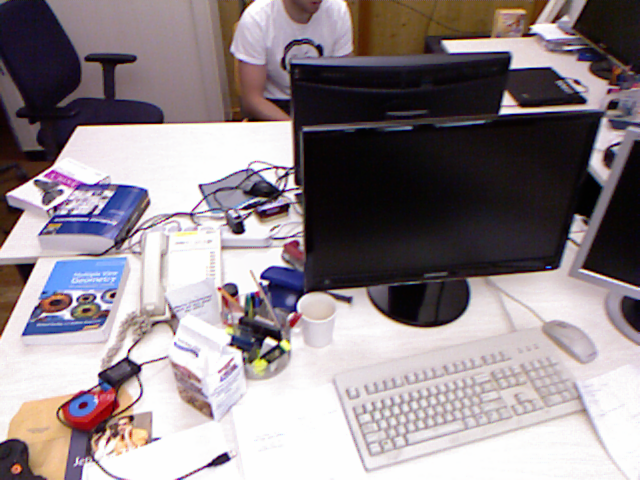
//> input picture data/img.png, 640 x 480 px
$ ./klt   (built with g++ and OpenCV 4)
//> lines starting //> are read from the running program, lines starting //| are printed output that depends on the picture
#include "opencv2/video/tracking.hpp"
#include "opencv2/imgproc.hpp"
#include "opencv2/videoio.hpp"
#include "opencv2/highgui.hpp"

#include <iostream>
#include <ctype.h>

using namespace cv;
using namespace std;

void draw_lines(Mat &image, vector<Point2f> pt1, vector<Point2f> pt2)
{
    vector<Scalar> color_lut; //颜色查找表
    RNG rng(5000);
    if (color_lut.size() < pt1.size())
    {
        for (size_t t = 0; t < pt1.size(); t++)
        {
            color_lut.push_back(Scalar(rng.uniform(0, 255), rng.uniform(0, 255),
                                       rng.uniform(0, 255)));
        }
    }
    for (size_t t = 0; t < pt1.size(); t++)
    {
        line(image, pt1[t], pt2[t], color_lut[t], 2, 8, 0);
    }
    imshow("klt img2", image);
}

int main()
{
    const int MAX_COUNT = 500;
    Size subPixWinSize(10, 10), winSize(31, 31);
    TermCriteria termcrit(TermCriteria::COUNT | TermCriteria::EPS, 20, 0.03);

    Mat img1 = imread("/home/zhoush/Documents/Learning/data/img.png");
//> img1 is the input picture: 480 rows x 640 cols, CV_8UC3; mean B, G, R 139, 134.5, 144.6
    Mat img2 = imread("/home/zhoush/Documents/Learning/data/img2.png");
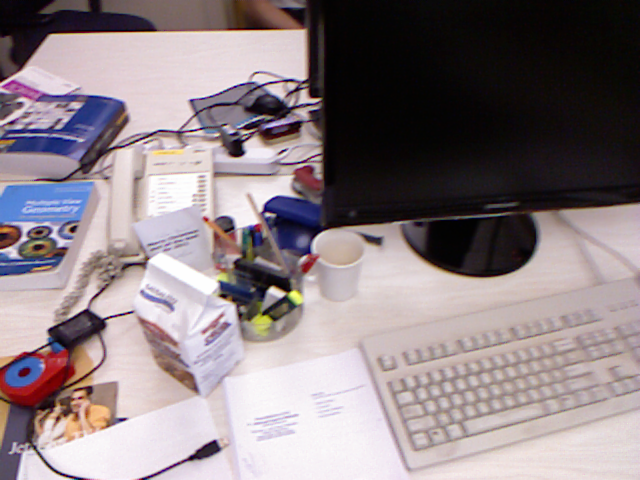
//> input picture data/img2.png, 640 x 480 px
//> img2 is the input picture: 480 rows x 640 cols, CV_8UC3; mean B, G, R 132.9, 128.7, 140.4

    Mat gray1, gray2;
    cvtColor(img1, gray1, COLOR_BGR2GRAY);
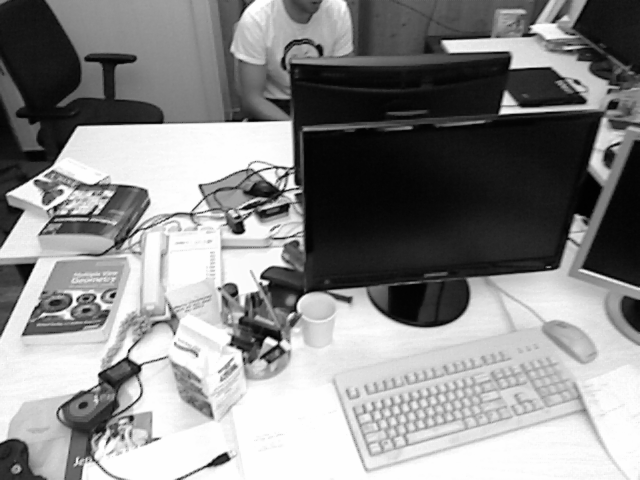
//> gray1: 480 rows x 640 cols, CV_8UC1; min 1, max 254, mean 138
    cvtColor(img2, gray2, COLOR_BGR2GRAY);
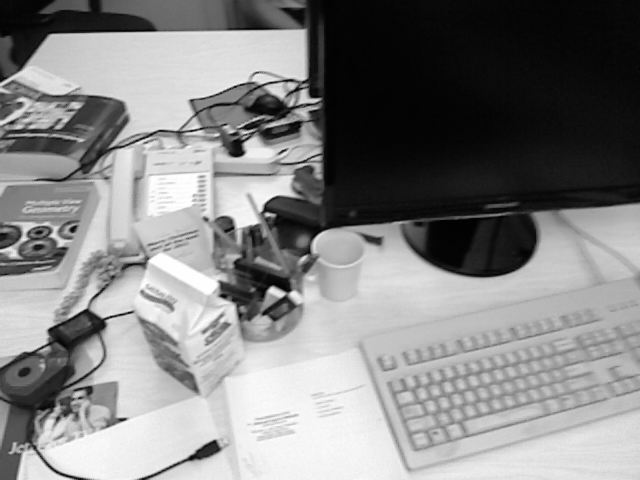
//> gray2: 480 rows x 640 cols, CV_8UC1; min 1, max 254, mean 132.7

    vector<Point2f> points1, points2;
//> (the run ends here: the program needs code that is not available in this run, at `goodFeaturesToTrack(gray1, points1, MAX_COUNT, 0.01, 10, Mat(), 3, 0, ..`)
